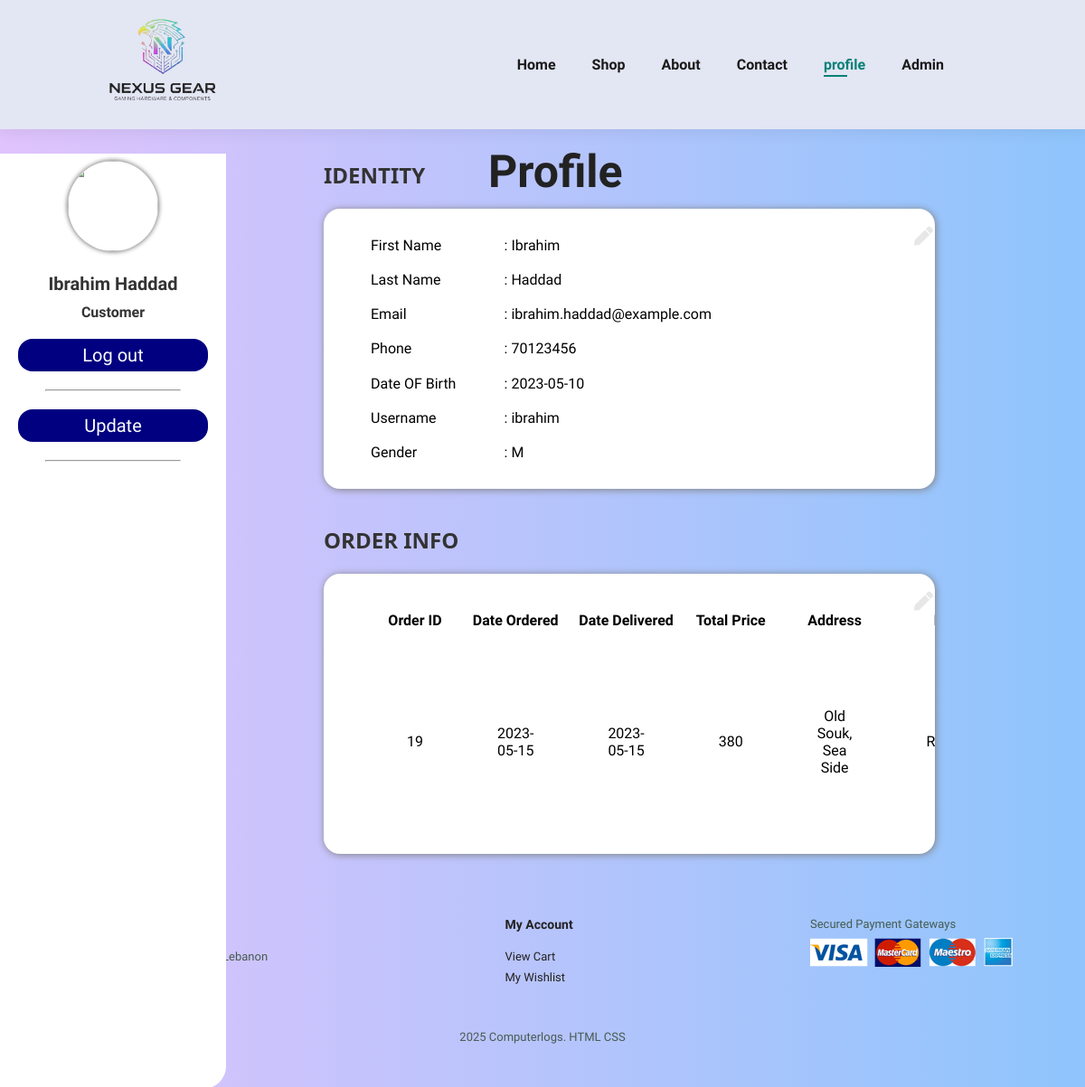
The app's page /website/profile.php (signed in) with its own data.
### tables this page shows
CREATE TABLE accounts (
  aid int(11) NOT NULL,
  afname varchar(100) NOT NULL,
  alname varchar(100) NOT NULL,
  phone char(11) NOT NULL,
  email varchar(100) NOT NULL,
  cnic char(13) NOT NULL,
  dob date NOT NULL,
  username varchar(100) NOT NULL,
  gender varchar(10) NOT NULL,
  password varchar(100) NOT NULL
);

CREATE TABLE orders (
  oid int(11) NOT NULL,
  dateod date NOT NULL,
  datedel date DEFAULT NULL,
  aid int(11) NOT NULL,
  address varchar(255) NOT NULL,
  city varchar(50) NOT NULL,
  country varchar(100) NOT NULL,
  account char(16) DEFAULT NULL,
  total int(11) NOT NULL
);

### website/profile.php (the view, shortened to what this page needs)
<!DOCTYPE html>
<html lang="en">
<head>
    <link rel="stylesheet" href="https://pro.fontawesome.com/releases/v5.10.0/css/all.css" />
    <link rel="stylesheet" href="https://pro.fontawesome.com/releases/v5.10.0/css/all.css" />
    <link rel="stylesheet" href="style.css" />
</head>
<body>
    <section id="header">
        <a href="index.php">
            <img src="img/lg.png" class="logo" alt="Nexus Gear" width="200" height="auto" />
        </a>
        <div>
            <ul id="navbar">
                <li><a href="index.php">Home</a></li>
                <li><a href="shop.php">Shop</a></li>
                <li><a href="about.php">About</a></li>
                <li><a href="contact.php">Contact</a></li>
                <?php
        if ($_SESSION['aid'] < 0) {
          echo "   <li><a href='login.php'>login</a></li>
            <li><a  href='signup.php'>SignUp</a></li>
            ";
        } else {
          echo "   <li><a class='active'  href='profile.php'>profile</a></li>
          ";
        }
        ?>
                <li><a href="admin.php">Admin</a></li>
                <li id="lg-bag">
                    <a href="cart.php"><i class="far fa-shopping-bag"></i></a>
                </li>
            </ul>
        </div>
    </section>
    <div class="navbar-top">
        <div class="title">
            <h1>Profile</h1>
        </div>
    </div>
    <div class="sidenav">
        <div class="profile">
            <img src="https://imdezcode.files.wordpress.com/2020/02/imdezcode-logo.png" alt="" width="100" height="100">
            <?php
      include("include/connect.php");
      $aid = $_SESSION['aid'];
      $query = "SELECT * FROM ACCOUNTS WHERE aid = $aid";
      $result = mysqli_query($con, $query);
      $row = mysqli_fetch_assoc($result);
      $afname = $row['afname'];
      $alname = $row['alname'];
      $name = $afname . " " . $alname;
      echo "
      <div class='name'>
        $name
      </div>
      <div class='job'>
        Customer
      </div>
    </div>
    "
        ?>
            <div class="sidenav-url">
                <div class="url">
                    <a href='profile.php?lo=1' class="btn logup">Log out</a>
                    <hr allign="center">
                </div>
                <div class="url">
                    <a href='profile.php?upd=1' class="btn logup">Update</a>
                    <hr allign="center">
                </div>
            </div>
        </div>
        <div class="main">
            <h2>IDENTITY</h2>
            <div class="card">
                <div class="card-body">
                    <i class="fa fa-pen fa-xs edit"></i>
                    <table>
                        <tbody>
                            <?php
              if (isset($_GET['upd'])) {
                include("include/connect.php");
                $aid = $_SESSION['aid'];
                $query = "SELECT * FROM ACCOUNTS WHERE aid = $aid";
                $result = mysqli_query($con, $query);
                $row = mysqli_fetch_assoc($result);
                $afname = $row['afname'];
                $alname = $row['alname'];
                $phone = $row['phone'];
                $email = $row['email'];
                $cnic = $row['cnic'];
                $dob = $row['dob'];
                $user = $row['username'];
                $gender = $row['gender'];
                echo "
              <form class='form1' method='post'>
              <tr>
                <td>First Name</td>
                <td>:</td>
                <td><input name='a1' type='text' value='$afname'></td>
              </tr>
              <tr>
                <td>Last Name</td>
                <td>:</td>
                <td><input name='a2' type='text' value='$alname'></td>
              </tr>
              <tr>
                <td>Email</td>
                <td>:</td>
                <td><input name='a3' type='text' value='$email'></td>
              </tr>
              <tr>
              <td>Phone</td>
              <td>:</td>
              <td><input name='a5' type='text' value='$phone'></td>
              </tr>
              <tr>
              <td>Date OF Birth</td>
              <td>:</td>
              <td><input name='a6' type='date' value='$dob'></td>
              </tr>
              <tr>
              <td><button name='submit' type='submit' class='btn' style='width: 50%;'>Submit</button></td>
              </tr>
              </form>
              ";
              } else {
                include("include/connect.php");
                $aid = $_SESSION['aid'];
                $query = "SELECT * FROM ACCOUNTS WHERE aid = $aid";
                $result = mysqli_query($con, $query);
                $row = mysqli_fetch_assoc($result);
                $afname = $row['afname'];
                $alname = $row['alname'];
                $phone = $row['phone'];
                $email = $row['email'];
                $dob = $row['dob'];
                $user = $row['username'];
                $gender = $row['gender'];
                echo "
              <tr>
                <td>First Name</td>
                <td>:</td>
                <td>$afname</td>
              </tr>
              <tr>
                <td>Last Name</td>
                <td>:</td>
                <td>$alname</td>
              </tr>
              <tr>
                <td>Email</td>
                <td>:</td>
                <td>$email</td>
              </tr>
              <tr>
              <td>Phone</td>
              <td>:</td>
              <td>$phone</td>
              </tr>
              <tr>
              <td>Date OF Birth</td>
              <td>:</td>
              <td>$dob</td>
              </tr>
              <tr>
              <td>Username</td>
              <td>:</td>
              <td>$user</td>
              </tr>
              <tr>
              <td>Gender</td>
              <td>:</td>
              <td>$gender</td>
              </tr>
              ";
              }
              ?>
                        </tbody>
                    </table>
                </div>
            </div>
            <?php
      if (isset($_GET['odd'])) {
        include("include/connect.php");
        $oid = $_GET['odd'];
        $query = "select * from `order-details` where oid = $oid";
        $result = mysqli_query($con, $query);
        echo "<h2>Review</h2>
                  <div class='card'>
                  <div class='card-body'>
                      <i class='fa fa-pen fa-xs edit'></i>
                      <div class='tb' style: 'height: 700px; max-height: 700px;'>
                      <form method='post'> <table style='display:table; max-height: 700px;' class='tb'><thead>
                <tr>
                  <th>Name</th>
                  <th>Image</th>
                  <th>Price</th>
                  <th>Review</th>
                  <th>Rating</th>
                </tr>
                </thead><tbody>";
        while ($row = mysqli_fetch_assoc($result)) {
          include("include/connect.php");
          $pid = $row['pid'];
          $query = "select * from products where pid = $pid";
          $result2 = mysqli_query($con, $query);
          $row2 = mysqli_fetch_assoc($result2);
          $img = $row2['img'];
          $pname = $row2['pname'];
          $price = $row2['price'];
          echo " <tr>
                    <td>$pname</td>
                    <td><img src='product_images/$img' width='50px' height='50px' alt='Product 1'></td>
                    <td>$price</td>
                    <td><textarea name='$pid-te'> </textarea></td>
                    <td>
                      <fieldset class='rating' style='width: 300px; padding: 0;' id = 'a-$pid-rating'>
                        <input type='radio' onclick='bruh(`$pid`)' id='$pid-rating1' name='$pid-rating' value='1' required><label for='$pid-rating1' style='padding: 10px;'></label>
                        <input type='radio' onclick='bruh(`$pid`)' id='$pid-rating2' name='$pid-rating' value='2' ><label for='$pid-rating2' style='padding: 10px;'></label>
                        <input type='radio' onclick='bruh(`$pid`)' id='$pid-rating3' name='$pid-rating' value='3' ><label for='$pid-rating3' style='padding: 10px;'></label>
                        <input type='radio' onclick='bruh(`$pid`)' id='$pid-rating4' name='$pid-rating' value='4' ><label for='$pid-rating4' style='padding: 10px;'></label>
                        <input type='radio' onclick='bruh(`$pid`)' id='$pid-rating5' name='$pid-rating' value='5' ><label for='$pid-rating5' style='padding: 10px;'></label>
                      </fieldset>
                    </td>
                  </tr><script>bruh(`$pid`);</script>";
        }
        echo "</tbody></table><div class='asd'><button type='submit' name='abc' class = 'btn' >Submit</button></div>
                </form></tbody>
                  </table>
              </div>
          </div>
     ";
      } else {
        echo "<h2>ORDER INFO</h2>
                <div class='card'>
                <div class='card-body'>
                    <i class='fa fa-pen fa-xs edit'></i>
                    <div class='tb'>
                        <table style='display:table;' class='tb'>
                            <thead>
                                <tr>
                                    <th>Order ID</th>
                                    <th>Date Ordered</th>
                                    <th>Date Delivered</th>
                                    <th>Total Price</th>
                                    <th>Address</th>
                                    <th>Review</th>
                                </tr>
                            </thead>
                            <tbody>";
        include("include/connect.php");
        $aid = $_SESSION['aid'];
        $query = "SELECT * FROM orders join accounts on orders.aid = accounts.aid where orders.aid = $aid";
        $result = mysqli_query($con, $query);
        while ($row = mysqli_fetch_assoc($result)) {
          $oid = $row['oid'];
          $dateod = $row['dateod'];
          $datedel = $row['datedel'];
          $add = $row['address'];
          $pri = $row['total'];
          echo "
                <tr>
                <td>$oid</td>
                    <td>$dateod</td>
                    <td>$datedel</td>
                    <td>$pri</td>
                <td style='max-width: 300px; max-height: 100px; overflow-x: auto; overflow-y: auto;'>$add</td>
                ";
          if ($datedel != "Not Delivered") {
            $query1 = "select* from reviews where oid = $oid";
            $r = mysqli_query($con, $query1);
            $w = mysqli_fetch_assoc($r);
            if (empty($w))
              echo "<td><a href='profile.php?odd=$oid'><button class='insert-btn'>Review</button></a></td>";
            else
              echo "<td>Reviewed</td>";
          }
          echo "</tr>";
        }
        echo "</tbody>
                  </table>
              </div>
          </div>
      </div>";
      }
      ?>
        </div>
        <footer class="section-p1">
            <div class="col">
                <h4>Contact</h4>
                <p>
                    <strong>Address: </strong> Haret Hreik, Beirut, Lebanon
                </p>
                <p>
                    <strong>Phone: </strong> +961 78 838 911
                </p>
                <p>
                    <strong>Hours: </strong> 24/7
                </p>
            </div>
            <div class="col">
                <h4>My Account</h4>
                <a href="cart.php">View Cart</a>
                <a href="wishlist.php">My Wishlist</a>
            </div>
            <div class="col install">
                <p>Secured Payment Gateways</p>
                <img src="img/pay/pay.png" />
            </div>
            <div class="copyright">
                <p>2025 Computerlogs. HTML CSS </p>
            </div>
        </footer>
</body>
</html>

### website/style.css (style rules this page uses)
* { margin: 0; padding: 0; box-sizing: border-box; font-family: "Spartan", sans-serif; }
html { scroll-behavior: smooth; }
h1 { font-size: 50px; line-height: 64px; color: #222; }
h2 { font-size: 46px; line-height: 54px; color: #222; }
h4 { font-size: 20px; color: #222; }
p { font-size: 16px; color: #465b52; margin: 15px 0 20px 0; }
.section-p1 { padding: 40px 80px; }
body { width: 100%; background: linear-gradient(to right, #E0C3FC, #8ec5fc); }
#header { display: flex; align-items: center; justify-content: space-between; padding: 20px 80px; background: #e3e6f3; box-shadow: 0 5px 15px rgba(0, 0, 0, 0.06); position: sticky; z-index: 999; top: 0; left: 0; }
#navbar { display: flex; align-items: center; justify-content: center; }
#navbar li { list-style: none; padding: 0 20px; position: relative; }
#navbar li a { text-decoration: none; font-size: 16px; font-weight: 600; color: #1a1a1a; transition: 0.3s ease; }
#navbar li a:hover, #navbar li a.active { color: #088178; }
#navbar li a.active::after, #navbar li a:hover::after { content: ""; width: 30%; height: 2px; background: #088178; position: absolute; bottom: -4px; left: 20px; }
footer { display: flex; flex-wrap: wrap; justify-content: space-between; }
footer .col { display: flex; flex-direction: column; align-items: flex-start; margin-bottom: 20px; }
footer h4 { font-size: 14px; padding-bottom: 20px; }
footer a { font-size: 13px; margin: 0 0 8px 0; text-decoration: none; color: #222; }
footer p { font-size: 13px; margin: 0 0 8px 0; }
footer .copyright { width: 100%; text-align: center; }
.btn { outline: none; border: none; padding: 10px 30px; background-color: navy; color: white; border-radius: 1rem; width: 20%; cursor: pointer; }
.title { padding-top: 15px; position: absolute; left: 45%; }
.sidenav { background-color: #fff; color: #333; margin-top: 100px; border-bottom-right-radius: 25px; height: 86%; left: 0; overflow-x: hidden; padding-top: 20px; position: absolute; top: 70px; width: 250px; }
.url { margin: 20px 0px; }
.profile { margin-bottom: 20px; margin-top: -12px; text-align: center; }
.profile img { border-radius: 50%; box-shadow: 0px 0px 5px 1px grey; }
.name { font-size: 20px; font-weight: bold; padding-top: 20px; }
.job { font-size: 16px; font-weight: bold; padding-top: 10px; }
.url, hr { text-align: center; }
.url hr { margin-left: 20%; width: 60%; }
.url a { color: #fff; display: block; font-size: 20px; margin: 20px; padding: 6px 8px; text-decoration: none; }
.main { margin-top: 2%; margin-left: 29%; font-size: 28px; padding: 0 10px; width: 58%; }
.main h2 { color: #333; font-family: "Segoe UI", Tahoma, Geneva, Verdana, sans-serif; font-size: 24px; margin-bottom: 10px; }
.main .card { background-color: #fff; border-radius: 18px; box-shadow: 1px 1px 8px 0 grey; height: auto; margin-bottom: 30px; padding: 20px 0 20px 50px; }
.main .card table { border: none; font-size: 16px; height: 270px; width: 80%; }
.edit { position: absolute; color: #e7e7e8; right: 14%; }

### website/profile.php (style rules this page uses)
.tb { max-height: 400px; overflow-x: auto; overflow-y: auto; }
.tb tr { height: 60px; margin: 10px; }
.tb td { text-align: center; margin: 10px; padding-left: 40px; padding-right: 40px; }
.logup { width: auto; }

### records on screen
accounts: name "Ibrahim Haddad", afname "Ibrahim", alname "Haddad", email "ibrahim.haddad@example.com", phone "70123456", dob "2023-05-10", username "ibrahim", gender "M"
orders: oid "19", dateod "2023-05-15", datedel "2023-05-15", total "380", address "Old Souk, Sea Side", shows "Reviewed"
